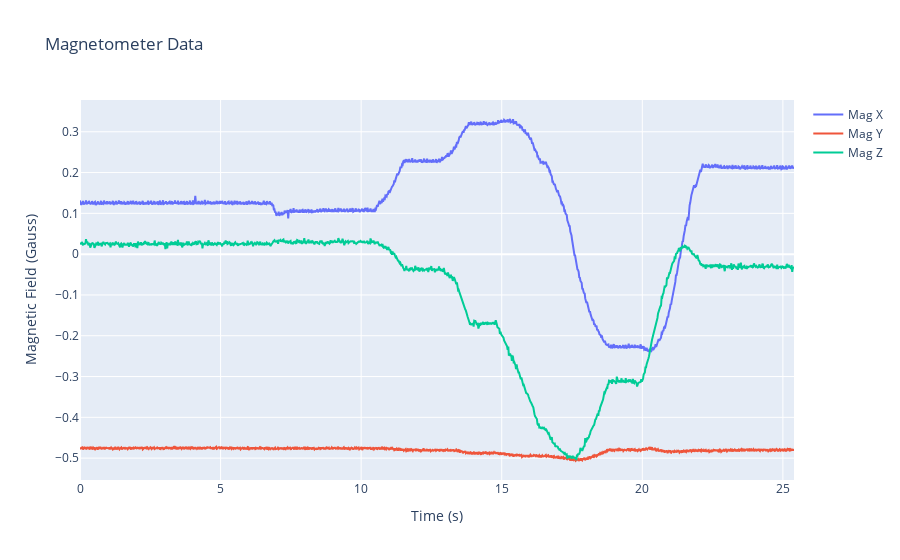

Source (notebook cell):
### Code cell
# plot gyroscope data
df['time'] = (df['timestamp_ns'] - df['timestamp_ns'].iloc[0]) / 1e9  # convert to seconds
fig = go.Figure()
fig.add_trace(go.Scatter(x=df['time'], y=df['mag_x_gauss'], mode='lines', name='Mag X'))
fig.add_trace(go.Scatter(x=df['time'], y=df['mag_y_gauss'], mode='lines', name='Mag Y'))
fig.add_trace(go.Scatter(x=df['time'], y=df['mag_z_gauss'], mode='lines', name='Mag Z'))
fig.update_layout(title='Magnetometer Data', xaxis_title='Time (s)', yaxis_title='Magnetic Field (Gauss)')
fig.show()

### Figure 1 — Plotly figure (JSON) as saved in the notebook; plotly's stock layout.template omitted (floating-point values rounded to 4 significant figures; data arrays with more than 128 entries replaced by an {"elided": "..."} marker saying what was removed)
{"data": [{"mode": "lines", "name": "Mag X", "type": "scatter", "x": {"elided": "1198 float values"}, "y": {"elided": "1198 float values"}}, {"mode": "lines", "name": "Mag Y", "type": "scatter", "x": {"elided": "1198 float values"}, "y": {"elided": "1198 float values"}}, {"mode": "lines", "name": "Mag Z", "type": "scatter", "x": {"elided": "1198 float values"}, "y": {"elided": "1198 float values"}}], "layout": {"title": {"text": "Magnetometer Data"}, "xaxis": {"title": {"text": "Time (s)"}}, "yaxis": {"title": {"text": "Magnetic Field (Gauss)"}}}}
